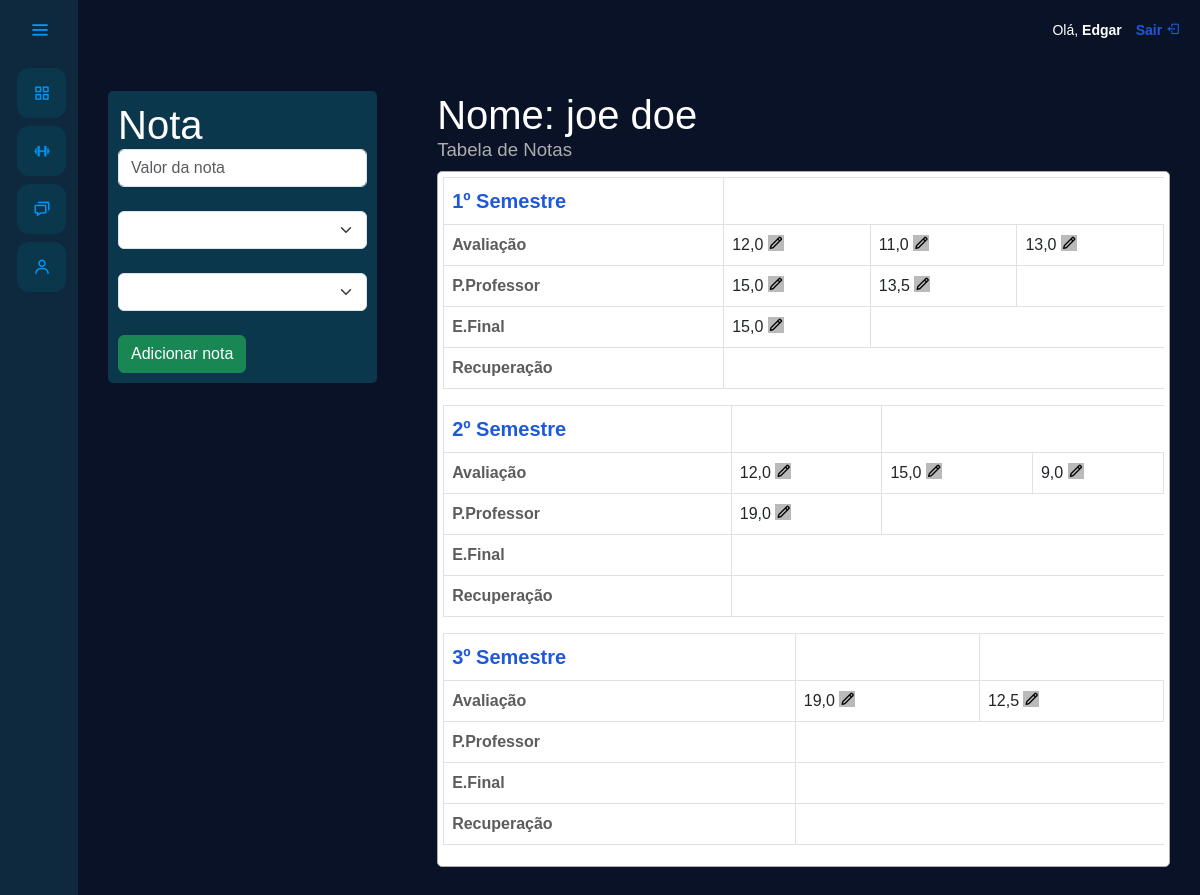
Page /inserir_notas/2/ (signed in) on the committed database.
### usuarios/models.py (models this page shows, shortened)
class Users(AbstractUser):
    choices_cargo = (
                    ('P', 'Professor'),
                    ('E', 'Encarregado')
                )
    cargo = models.CharField(max_length=1, choices=choices_cargo, verbose_name="Tipo de Conta")

class Aluno(models.Model):
    nome = models.CharField(max_length=50, verbose_name='Nome')
    sobrenome = models.CharField(max_length=50, verbose_name='Sobrenome')
    numero_matricula = models.CharField(max_length=20, unique=True, verbose_name="Número de Matrícula")
    turma = models.ForeignKey(Turma, on_delete=models.SET_NULL, null=True, blank=True, related_name="alunos", verbose_name="Turma")

class Nota(models.Model):
    SEMESTRE_CHOICES = [
        ('1º Semestre', '1º Semestre'),
        ('2º Semestre', '2º Semestre'),
        ('3º Semestre', '3º Semestre')
    ]
    TIPO_PROVA_CHOICES = [
        ('Avaliação', 'Avaliação'),
        ('Prova do Professor', 'Prova do Professor'),
        ('Exame Final', 'Exame Final'),
        ('Recuperação', 'Recuperação')
    ]
    aluno = models.ForeignKey(Aluno, on_delete=models.CASCADE, related_name="notas")
    professor = models.ForeignKey(Professor, on_delete=models.SET_NULL, null=True, blank=True, related_name="notas_lancadas")
    turma = models.ForeignKey(Turma, on_delete=models.CASCADE, related_name="notas")
    disciplina = models.CharField(max_length=100, verbose_name="Disciplina")
    semestre = models.CharField(max_length=15, choices=SEMESTRE_CHOICES, verbose_name="Semestre")
    tipo_prova = models.CharField(max_length=20, choices=TIPO_PROVA_CHOICES, verbose_name="Tipo de Prova")
    nota = models.DecimalField(max_digits=5, decimal_places=1, verbose_name="Nota")
    data_lancamento = models.DateField(auto_now_add=True, verbose_name="Data de Lançamento")

### usuarios/views.py (the view, shortened to what this page needs)
# urls.py: path('inserir_notas/<str:id_aluno>/', views.inserir_notas, name='inserir_notas'),
@has_role_decorator('professor')
def inserir_notas(request, id_aluno):
    if request.method == 'GET':
        aluno = Aluno.objects.get(id=id_aluno)
        t_prova = Nota.TIPO_PROVA_CHOICES
        semestre = Nota.SEMESTRE_CHOICES
        notas_aluno = Nota.objects.filter(aluno=aluno)
        return render(request, 'inserir_notas.html', {'aluno': aluno, 'tipo_prova': t_prova, 'semestres': semestre, 'all_notas': notas_aluno})

### usuarios/templates/inserir_notas.html (shortened to what this page needs)
{% extends "base.html" %}
{% load static %}
{% block 'head' %}
    <link rel="stylesheet" href="{% static 'usuarios/css/tumas.css' %}">
{% endblock %}
{% block 'dashboard_professor' %}
    <div class="container-notas">
        <div id="inserirNotas" class="inserir-Notas">
            <div class="content-add_notas">
                <form action="{% url 'inserir_notas' aluno.id %}" method="POST" class="form-nota">{% csrf_token %}
                    <h1>Nota</h1>
                    <input type="text" required placeholder="Valor da nota" name="nota" class="form-control">
                    <br>
                    <select name="tipo-prova" id="tipoProva" class="form-select">
                        <option value=""></option>
                        {% for p, prova in tipo_prova %}
                            <option value="{{p}}">{{prova}}</option>
                        {% endfor %}
                    </select>
                    <br>
                    <select name="semestre" id="tipoProva" class="form-select">
                        <option value=""></option>
                        {% for s, semestre in semestres %}
                            <option value="{{s}}">{{semestre}}</option>
                        {% endfor %}
                    </select>
                    <br>
                    <input type="submit" value="Adicionar nota" class="btn btn-success">
                </form>
            </div>
        </div>
        <div id="tabelaDeNotas" class="tabela-De-Notas">
            <h1>Nome: {{aluno.nome}} {{aluno.sobrenome}}</h1>
            <h3 style="color: rgb(173, 173, 173);">Tabela de Notas</h3>
            <div class="content-table_notas">
                <table class="table table-bordered table-responsive">
                    <thead class="thead-darck">
                        <tr class="bg-success">
                            <th style="color: #1e59da; font-size: 15pt;" scope="col">1º Semestre</th>
                        </tr>
                    </thead>
                    <tbody>
                        <tr>
                            <th style="color: rgb(92, 92, 92);" scope="row">Avaliação</th>
                            {% for notas in all_notas %}
                                {% if notas.tipo_prova == 'Avaliação' and notas.semestre == '1º Semestre' %}
                                    <td id="valorNota">
                                        {{notas.nota}}
                                        <button
                                            style="background-color: rgb(187, 186, 186); border: none;"
                                            class="bx bx-pencil open-modal"
                                            data-modal="modal-1"
                                            onclick="attNota({{notas.id}})">
                                        </button>
                                    </td>
                                {% endif %}
                            {% endfor %}
                        </tr>
                        <tr>
                            <th style="color: rgb(92, 92, 92);" scope="row">P.Professor</th>
                            {% for notas in all_notas %}
                                {% if notas.tipo_prova == 'Prova do Professor' and notas.semestre == '1º Semestre' %}
                                    <td id="valorNota">
                                        {{notas.nota}}
                                        <button
                                            style="background-color: rgb(187, 186, 186); border: none;"
                                            class="bx bx-pencil open-modal"
                                            data-modal="modal-1"
                                            onclick="attNota({{notas.id}})">
                                        </button>
                                    </td>
                                {% endif %}
                            {% endfor %}
                        </tr>
                        <tr>
                            <th style="color: rgb(92, 92, 92);" scope="row">E.Final</th>
                            {% for notas in all_notas %}
                                {% if notas.tipo_prova == 'Exame Final' and notas.semestre == '1º Semestre' %}
                                    <td id="valorNota">
                                        {{notas.nota}}
                                        <button
                                            style="background-color: rgb(187, 186, 186); border: none;"
                                            class="bx bx-pencil open-modal"
                                            data-modal="modal-1"
                                            onclick="attNota({{notas.id}})">
                                        </button>
                                    </td>
                                {% endif %}
                            {% endfor %}
                        </tr>
                        <tr>
                            <th style="color: rgb(92, 92, 92);" scope="row">Recuperação</th>
                        </tr>
                    </tbody>
                </table>
                <table class="table table-bordered table-responsive">
                    <thead class="thead-dark">
                        <tr>
                            <th style="color: #1e59da; font-size: 15pt;" scope="col">2º Semestre</th>
                            <th scope="col"></th>
                        </tr>
                    </thead>
                    <tbody>
                        <tr>
                            <th style="color: rgb(92, 92, 92);" scope="row">Avaliação</th>
                            {% for notas in all_notas %}
                                {% if notas.tipo_prova == 'Avaliação' and notas.semestre == '2º Semestre' %}
                                    <td id="valorNota">
                                        {{notas.nota}}
                                        <button
                                            style="background-color: rgb(187, 186, 186); border: none;"
                                            class="bx bx-pencil open-modal"
                                            data-modal="modal-1"
                                            onclick="attNota({{notas.id}})">
                                        </button>
                                    </td>
                                {% endif %}
                            {% endfor %}
                        </tr>
                        <tr>
                            <th style="color: rgb(92, 92, 92);" scope="row">P.Professor</th>
                            {% for notas in all_notas %}
                                {% if notas.tipo_prova == 'Prova do Professor' and notas.semestre == '2º Semestre' %}
                                    <td id="valorNota">
                                        {{notas.nota}}
                                        <button
                                            style="background-color: rgb(187, 186, 186); border: none;"
                                            class="bx bx-pencil open-modal"
                                            data-modal="modal-1"
                                            onclick="attNota({{notas.id}})">
                                        </button>
                                    </td>
                                {% endif %}
                            {% endfor %}
                        </tr>
                        <tr>
                            <th style="color: rgb(92, 92, 92);" scope="row">E.Final</th>
                        </tr>
                        <tr>
                            <th style="color: rgb(92, 92, 92);" scope="row">Recuperação</th>
                        </tr>
                    </tbody>
                </table>
                <table class="table table-bordered table-responsive">
                    <thead class="thead-dark">
                        <tr>
                            <th style="color: #1e59da; font-size: 15pt;" scope="col">3º Semestre</th>
                            <th scope="col"></th>
                        </tr>
                    </thead>
                    <tbody>
                        <tr>
                            <th style="color: rgb(92, 92, 92);" scope="row">Avaliação</th>
                            {% for notas in all_notas %}
                                {% if notas.tipo_prova == 'Avaliação' and notas.semestre == '3º Semestre' %}
                                    <td id="valorNota">
                                        {{notas.nota}}
                                        <button
                                            style="background-color: rgb(187, 186, 186); border: none;"
                                            class="bx bx-pencil open-modal"
                                            data-modal="modal-1"
                                            onclick="attNota({{notas.id}})">
                                        </button>
                                    </td>
                                {% endif %}
                            {% endfor %}
                        </tr>
                        <tr>
                            <th style="color: rgb(92, 92, 92);" scope="row">P.Professor</th>
                        </tr>
                        <tr>
                            <th style="color: rgb(92, 92, 92);" scope="row">E.Final</th>
                        </tr>
                        <tr>
                            <th style="color: rgb(92, 92, 92);" scope="row">Recuperação</th>
                        </tr>
                    </tbody>
                </table>
            </div>
        </div>
    </div>
{% endblock %}

### templates/base.html (shortened to what this page needs)
{% load static %}
{% load permission_tags %}
<!doctype html>
<html lang="pt-br">
<head>
    <link href="https://cdn.jsdelivr.net/npm/bootstrap@5.3.0/dist/css/bootstrap.min.css" rel="stylesheet">
    <link rel="stylesheet" href="{% static 'general/css/base.css' %}">
    <link rel="stylesheet" href="{% static 'general/css/general.css' %}">
    <link href='https://unpkg.com/boxicons@2.0.7/css/boxicons.min.css' rel='stylesheet'>
    {% block 'head' %}{% endblock %}
</head>
<body>
    <div class="sidebar">
        <div class="logo-details">
            <i class='bx bx-menu' id="btn" ></i>
        </div>
        {% if user|has_role:'professor' %}
            <ul class="nav-list">
                <li>
                    <a href="{% url 'turmas' %}">
                        <i class="bx bx-grid-alt"></i>
                    </a>
                </li>
                <li>
                    <a href="#">
                        <i class="bx bx-dumbbell"></i>
                    </a>
                </li>
                <li>
                    <a href="#">
                        <i class="bx bx-chat"></i>
                    </a>
                </li>
                <li>
                    <a href="#">
                        <i class="bx bx-user"></i>
                    </a>
                </li>
            </ul>
        {% endif %}
    </div>
    <section class="home-section">
        <div class="nav-bar">
            <p>Olá, <strong>{{user.first_name}}</strong> <a href="{% url 'sair' %}">Sair <i class="bx bx-log-out"></i></a></p>
        </div>
        {% if user|has_role:'professor' %}
            {% block 'dashboard_professor' %}
            {% endblock %}
        {% endif %}
    </section>
</body>
</html>

### templates/static/general/css/base.css (style rules this page uses)
*:not(dialog) { margin: 0; padding: 0; box-sizing: border-box; font-family: "Poppins" , sans-serif; }
.sidebar { position: fixed; left: 0; top: 0; height: 100%; width: 78px; background: var(--dark-color); padding: 6px, 0; z-index: 99; transition: all 0.5s ease; }
.sidebar .logo-details { height: 60px; padding-left: 15px; display: flex; align-items: center; position: relative; }
.sidebar .logo-details #btn { position: absolute; top: 50%; right: 13px; transform: translateY(-50%); font-size: 22px; transition: all 0.4s ease; font-size: 23px; text-align: center; cursor: pointer; transition: all 0.5s ease; }
.sidebar i { color: #0095f6; height: 60px; min-width: 50px; font-size: 28px; text-align: center; line-height: 60px; }
.sidebar .nav-list { height: 100%; padding-left: 5px; }
.sidebar li { position: relative; margin: 8px 12px; list-style: none; }
.sidebar li a { margin-left: 0; display: flex; height: 100%; width: 100%; border-radius: 12px; align-items: center; text-decoration: none; transition: all 0.4s ease; background: var(--main-color); }
.sidebar li i { height: 50px; line-height: 50px; font-size: 18px; border-radius: 12px; }
.home-section { position: relative; min-height: 100vh; top: 0; background: #0A1227; left: 78px; color: white; width: calc(100% - 78px); transition: all 0.5s ease; z-index: 2; overflow-y: auto; }
.nav-bar { display: flex; align-items: center; justify-content: right; padding: 20px; background: transparent; }
.nav-bar a { text-decoration: none; color: #1e59da; font-weight: bold; padding-left: 10px; }
.nav-bar p { font-size: 14px; }

### templates/static/general/css/general.css (style rules this page uses)
:root { --main-color: #0A374C; --dark-color: #0E283E; --light-color: #ffc27f; --contrast-color: #f88863; --differential-color: #ffe29a; }

### templates/static/usuarios/css/tumas.css (style rules this page uses)
*:not(dialog) { margin: 0; padding: 0; box-sizing: border-box; }
h3 { font-size: 14pt; margin-bottom: 10px; }
.container-notas { display: flex; }
.tabela-De-Notas { padding: 30px; }
.tabela-De-Notas { width:100%; height: 100%; }
.inserir-Notas { width: 450px; color: white; padding: 30px; }
.content-add_notas { background-color: #0A374C; padding: 10px; border-radius: 5px; }
.content-table_notas { height: 100%; padding: 5px; border-radius: 5px; margin-bottom: 10px; background-color: white; border: 1px solid rgb(173, 173, 173); }

### rows in the picture
Users: first_name "Edgar"
Aluno: nome "joe", sobrenome "doe"
Nota: nota "12,0"
Nota: nota "11,0"
Nota: nota "13,0"
Nota: nota "15,0"
Nota: nota "13,5"
Nota: nota "15,0"
Nota: nota "12,0"
Nota: nota "15,0"
Nota: nota "9,0"
Nota: nota "19,0"
Nota: nota "19,0"
Nota: nota "12,5"
